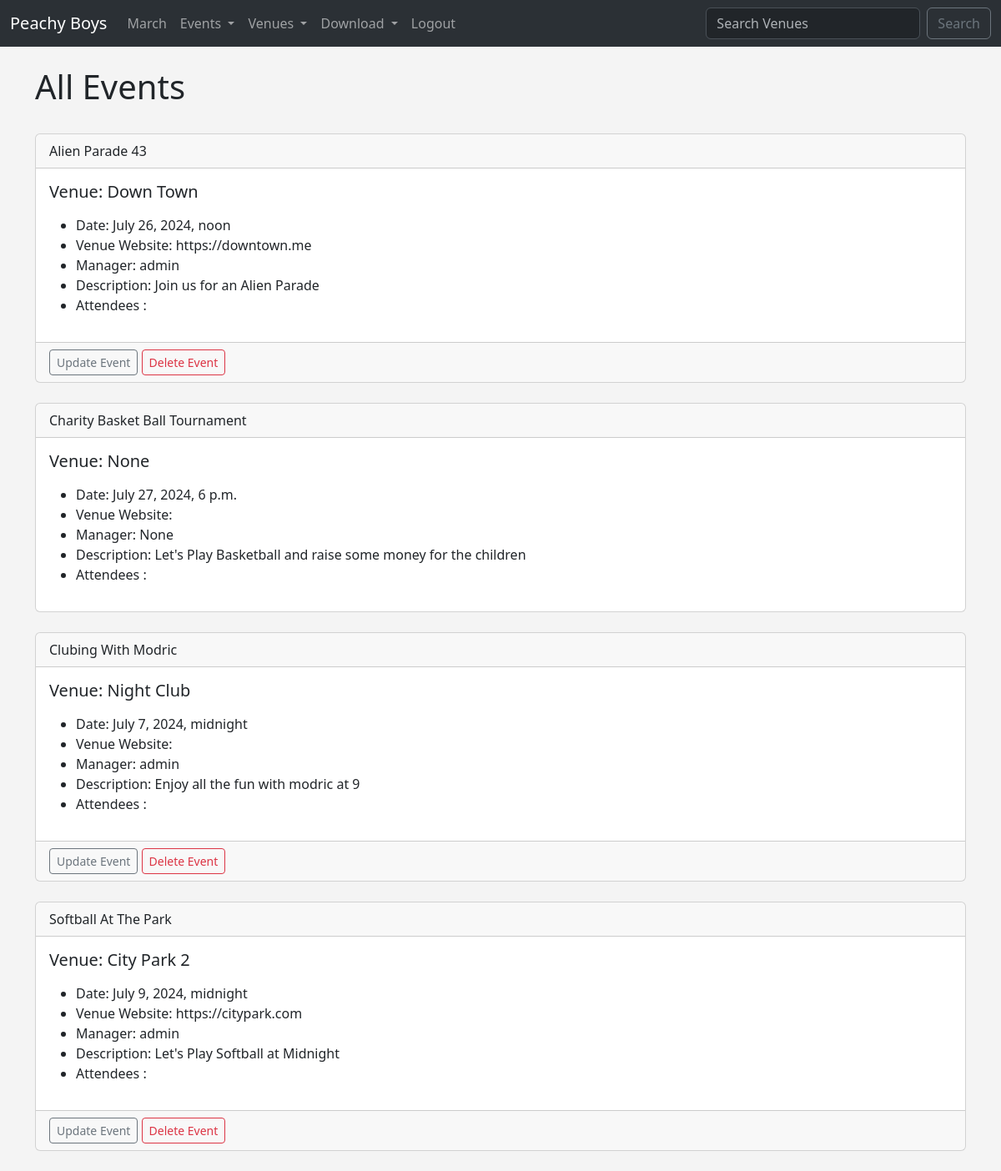
/events/ (signed in), run on the app's committed database.
### events/models.py (models this page shows)
class Event(models.Model):
    name = models.CharField(max_length=120)
    event_date = models.DateTimeField()
    venue = models.ForeignKey(Venue, blank=True, null=True, on_delete=models.CASCADE)
    manager = models.ForeignKey(User, blank=True, null=True, on_delete=models.SET_NULL)
    description = models.TextField(blank=True)
    attendees = models.ManyToManyField(MyClubUser, blank=True)
    def __str__(self):
        return self.name

class Venue(models.Model):
    name = models.CharField(max_length=120)
    address = models.CharField(max_length=300)
    zip_code =  models.CharField(max_length=15, blank=True)
    phone = models.CharField(max_length=15, blank=True)
    web = models.URLField(blank=True)
    email_address = models.EmailField(blank=True)
    owner = models.IntegerField(blank=False, default=1)
    def __str__(self):
        return self.name

### events/views.py (the view)
# urls.py: path('events/', views.all_events, name='list-events'),
def all_events(request):
    event_list = Event.objects.all().order_by('name')
    return render(request, 'events/event_list.html', {'event_list':event_list})

### events/templates/events/event_list.html (shortened to what this page needs)
{% extends 'events/base.html' %}
{% block content %}
    <h1>All Events</h1>
    <br>
        {% for event in event_list %}
        <div class="card">
            <div class="card-header">
                {{ event }}
            </div>
            <div class="card-body">
              <h5 class="card-title">Venue: {{ event.venue }}</h5>
              <p class="card-text">
                <ul>
                    <li>Date: {{ event.event_date }}</li>
                    <li>Venue Website: {{ event.venue.web }}</li>
                    <li>Manager: {{ event.manager }}</li>
                    <li>Description: {{ event.description }}</li>
                    <li>Attendees : <br>
                </li>
                </ul>
              </p>
            </div>
            {% if user.is_authenticated %}
              {% if user == event.manager %}
              <div class="card-footer text-muted">
                  <a href="{% url 'update-event' event.id %}"
                  class="btn btn-outline-secondary btn-sm">Update Event</a>
                  <a href="{% url 'delete-event' event.id %}"
                  class="btn btn-outline-danger btn-sm">Delete Event</a>
              </div>
              {% endif %}
            {% endif %}
          </div>
          <br>
        {% endfor %}
{% endblock %}

### events/templates/events/base.html (style rules this page uses)
body { background: #f4f4f4 !important; }

### data on the page
Event: name "Alien Parade 43", venue "Down Town", event_date "July 26, 2024, noon", venue.web "https://downtown.me", manager "admin", description "Join us for an Alien Parade", shows "Update Event"
Event: name "Charity Basket Ball Tournament", venue "None", event_date "July 27, 2024, 6 p.m.", manager "None", description "Let's Play Basketball and raise some money for the children"
Event: name "Clubing With Modric", venue "Night Club", event_date "July 7, 2024, midnight", manager "admin", description "Enjoy all the fun with modric at 9", shows "Update Event"
Event: name "Softball At The Park", venue "City Park 2", event_date "July 9, 2024, midnight", venue.web "https://citypark.com", manager "admin", description "Let's Play Softball at Midnight", shows "Update Event"
